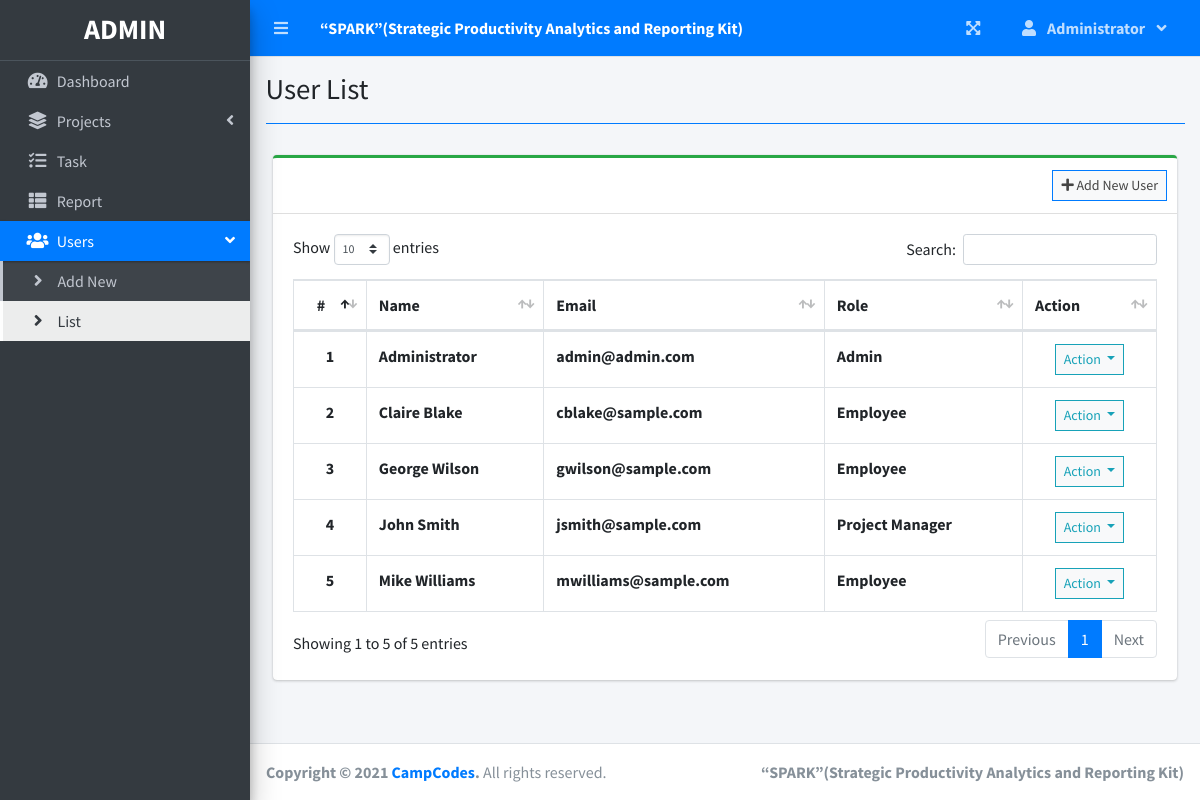
The page /index.php?page=user_list (signed in) on the database its author committed.
### tables this page shows
CREATE TABLE `users` (
  `id` int(30) NOT NULL,
  `firstname` varchar(200) NOT NULL,
  `lastname` varchar(200) NOT NULL,
  `email` varchar(200) NOT NULL,
  `password` text NOT NULL,
  `type` tinyint(1) NOT NULL DEFAULT 2 COMMENT '1 = admin, 2 = staff',
  `avatar` text NOT NULL,
  `date_created` datetime NOT NULL DEFAULT current_timestamp(),
  PRIMARY KEY (`id`)
);

### user_list.php (the view, shortened to what this page needs)
<?php include'db_connect.php' ?>
<div class="col-lg-12">
	<div class="card card-outline card-success">
		<div class="card-header">
			<div class="card-tools">
				<a class="btn btn-block btn-sm btn-default btn-flat border-primary" href="./index.php?page=new_user"><i class="fa fa-plus"></i> Add New User</a>
			</div>
		</div>
		<div class="card-body">
			<table class="table tabe-hover table-bordered" id="list">
				<thead>
					<tr>
						<th class="text-center">#</th>
						<th>Name</th>
						<th>Email</th>
						<th>Role</th>
						<th>Action</th>
					</tr>
				</thead>
				<tbody>
					<?php
					$i = 1;
					$type = array('',"Admin","Project Manager","Employee");
					$qry = $conn->query("SELECT *,concat(firstname,' ',lastname) as name FROM users order by concat(firstname,' ',lastname) asc");
					while($row= $qry->fetch_assoc()):
					?>
					<tr>
						<th class="text-center"><?php echo $i++ ?></th>
						<td><b><?php echo ucwords($row['name']) ?></b></td>
						<td><b><?php echo $row['email'] ?></b></td>
						<td><b><?php echo $type[$row['type']] ?></b></td>
						<td class="text-center">
							<button type="button" class="btn btn-default btn-sm btn-flat border-info wave-effect text-info dropdown-toggle" data-toggle="dropdown" aria-expanded="true">
		                      Action
		                    </button>
						</td>
					</tr>
				<?php endwhile; ?>
				</tbody>
			</table>
		</div>
	</div>
</div>

### index.php (shortened to what this page needs)
<!DOCTYPE html>
<html lang="en">
<?php
	include 'header.php'
?>
<body class="hold-transition sidebar-mini layout-fixed layout-navbar-fixed layout-footer-fixed">
<div class="wrapper">
  <?php include 'topbar.php' ?>
  <?php include 'sidebar.php' ?>
  <div class="content-wrapper">
    <div class="content-header">
      <div class="container-fluid">
        <div class="row mb-2">
          <div class="col-sm-6">
            <h1 class="m-0"><?php echo $title ?></h1>
          </div>
        </div>
            <hr class="border-primary">
      </div>
    </div>
    <section class="content">
      <div class="container-fluid">
         <?php
            $page = isset($_GET['page']) ? $_GET['page'] : 'home';
            if(!file_exists($page.".php")){
                include '404.html';
            }else{
            include $page.'.php';
            }
          ?>
      </div>
    </section>
  </div>
  <footer class="main-footer">
    <strong>Copyright &copy; 2021 <a href="https://www.campcodes.com/">CampCodes</a>.</strong>
    All rights reserved.
    <div class="float-right d-none d-sm-inline-block">
      <b><?php echo $_SESSION['system']['name'] ?></b>
    </div>
  </footer>
</div>
</body>
</html>

### header.php (shortened to what this page needs)
<head>
  <?php
  $title = isset($_GET['page']) ? ucwords(str_replace("_", ' ', $_GET['page'])) : "Home";
  ?>
  <link rel="stylesheet" href="assets/plugins/fontawesome-free/css/all.min.css">
  <link rel="stylesheet" href="assets/plugins/overlayScrollbars/css/OverlayScrollbars.min.css">
  <link rel="stylesheet" href="assets/plugins/datatables-bs4/css/dataTables.bootstrap4.min.css">
  <link rel="stylesheet" href="assets/plugins/datatables-responsive/css/responsive.bootstrap4.min.css">
  <link rel="stylesheet" href="assets/plugins/datatables-buttons/css/buttons.bootstrap4.min.css">
  <link rel="stylesheet" href="assets/plugins/select2/css/select2.min.css">
  <link rel="stylesheet" href="assets/plugins/select2-bootstrap4-theme/select2-bootstrap4.min.css">
  <link rel="stylesheet" href="assets/plugins/sweetalert2-theme-bootstrap-4/bootstrap-4.min.css">
  <link rel="stylesheet" href="assets/plugins/toastr/toastr.min.css">
  <link rel="stylesheet" href="assets/plugins/dropzone/min/dropzone.min.css">
  <link rel="stylesheet" href="assets/dist/css/jquery.datetimepicker.min.css">
  <link rel="stylesheet" href="assets/plugins/icheck-bootstrap/icheck-bootstrap.min.css">
  <link rel="stylesheet" href="assets/plugins/bootstrap4-toggle/css/bootstrap4-toggle.min.css">
  <link rel="stylesheet" href="assets/dist/css/adminlte.min.css">
  <link rel="stylesheet" href="assets/dist/css/styles.css">
  <link rel="stylesheet" href="assets/plugins/summernote/summernote-bs4.min.css">
</head>

### topbar.php (shortened to what this page needs)
<nav class="main-header navbar navbar-expand navbar-primary navbar-dark ">
  <ul class="navbar-nav">
    <?php if(isset($_SESSION['login_id'])): ?>
    <li class="nav-item">
      <a class="nav-link" data-widget="pushmenu" href="" role="button"><i class="fas fa-bars"></i></a>
    </li>
  <?php endif; ?>
    <li>
      <a class="nav-link text-white"  href="./" role="button"> <large><b><?php echo $_SESSION['system']['name'] ?></b></large></a>
    </li>
  </ul>
  <ul class="navbar-nav ml-auto">
    <li class="nav-item">
      <a class="nav-link" data-widget="fullscreen" href="#" role="button">
        <i class="fas fa-expand-arrows-alt"></i>
      </a>
    </li>
   <li class="nav-item dropdown">
          <a class="nav-link"  data-toggle="dropdown" aria-expanded="true" href="javascript:void(0)">
            <span>
              <div class="d-felx badge-pill">
                <span class="fa fa-user mr-2"></span>
                <span><b><?php echo ucwords($_SESSION['login_firstname']) ?></b></span>
                <span class="fa fa-angle-down ml-2"></span>
              </div>
            </span>
          </a>
    </li>
  </ul>
</nav>

### sidebar.php (shortened to what this page needs)
<aside class="main-sidebar sidebar-dark-primary elevation-4">
  <div class="dropdown">
 	<a href="./" class="brand-link">
      <?php if($_SESSION['login_type'] == 1): ?>
      <h3 class="text-center p-0 m-0"><b>ADMIN</b></h3>
      <?php else: ?>
      <h3 class="text-center p-0 m-0"><b>USER</b></h3>
      <?php endif; ?>
  </a>
  </div>
  <div class="sidebar pb-4 mb-4">
    <nav class="mt-2">
      <ul class="nav nav-pills nav-sidebar flex-column nav-flat" data-widget="treeview" role="menu" data-accordion="false">
        <li class="nav-item dropdown">
          <a href="./" class="nav-link nav-home">
            <i class="nav-icon fas fa-tachometer-alt"></i>
            <p>
              Dashboard
            </p>
          </a>
        </li>
        <li class="nav-item">
          <a href="#" class="nav-link nav-edit_project nav-view_project">
            <i class="nav-icon fas fa-layer-group"></i>
            <p>
              Projects
              <i class="right fas fa-angle-left"></i>
            </p>
          </a>
        </li>
        <li class="nav-item">
              <a href="./index.php?page=task_list" class="nav-link nav-task_list">
                <i class="fas fa-tasks nav-icon"></i>
                <p>Task</p>
              </a>
        </li>
        <?php if($_SESSION['login_type'] != 3): ?>
         <li class="nav-item">
              <a href="./index.php?page=reports" class="nav-link nav-reports">
                <i class="fas fa-th-list nav-icon"></i>
                <p>Report</p>
              </a>
        </li>
        <?php endif; ?>
        <?php if($_SESSION['login_type'] == 1): ?>
        <li class="nav-item">
          <a href="#" class="nav-link nav-edit_user">
            <i class="nav-icon fas fa-users"></i>
            <p>
              Users
              <i class="right fas fa-angle-left"></i>
            </p>
          </a>
          <ul class="nav nav-treeview">
            <li class="nav-item">
              <a href="./index.php?page=new_user" class="nav-link nav-new_user tree-item">
                <i class="fas fa-angle-right nav-icon"></i>
                <p>Add New</p>
              </a>
            </li>
            <li class="nav-item">
              <a href="./index.php?page=user_list" class="nav-link nav-user_list tree-item">
                <i class="fas fa-angle-right nav-icon"></i>
                <p>List</p>
              </a>
            </li>
          </ul>
        </li>
      <?php endif; ?>
      </ul>
    </nav>
  </div>
</aside>

### rows shown on the page
users: name "Administrator", email "admin@admin.com", type "Admin"
users: name "Claire Blake", email "cblake@sample.com", type "Employee"
users: name "George Wilson", email "gwilson@sample.com", type "Employee"
users: name "John Smith", email "jsmith@sample.com", type "Project Manager"
users: name "Mike Williams", email "mwilliams@sample.com", type "Employee"

### other values the page prints
$_SESSION['system']['name'] "“SPARK”(Strategic Productivity Analytics and Reporting Kit)"
$_SESSION['login_firstname'] "Administrator"
$title "User List"
